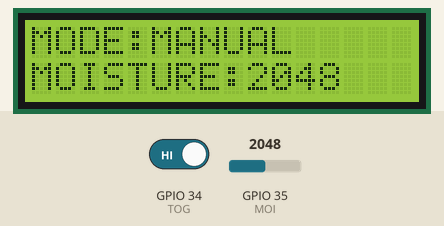
This sketch was run on a simulated ESP32. Shown: 16×2 character LCD. The test bench sets the inputs (shaded band); at power-on: GPIO 34 (TOG) HIGH, GPIO 35 (MOI) = 2048. WiFi joins after 1.5 s; servers stay silent unless stated.

Above: at 6.0 s.
6.1 s: GPIO 34 (TOG) driven LOW
At 7.0 s:
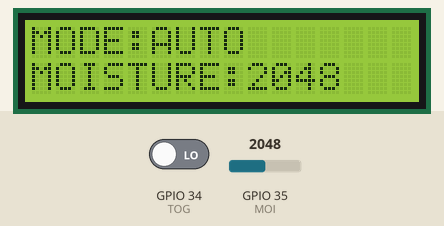
7.6 s: GPIO 35 (MOI) set to 2866
At 8.1 s:
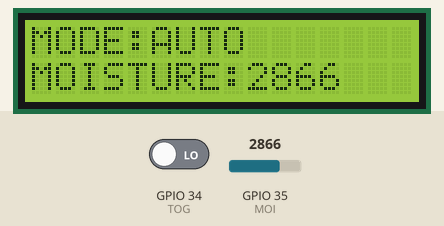
10.6 s: GPIO 35 (MOI) set to 3603
At 11.6 s:
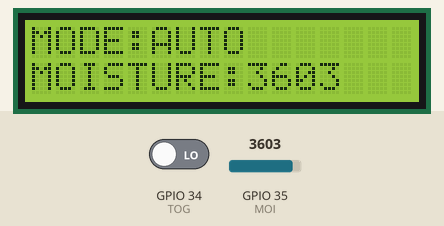
12.1 s: GPIO 34 (TOG) driven HIGH
At 12.8 s:
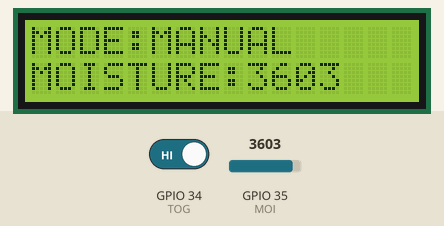
Timing chart, 0 to 15.1 s (numbered marks = the images above; inputs shaded):
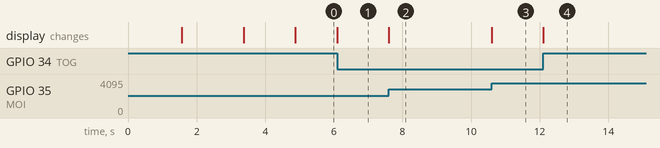

Measured:
- after the input at 6.1 s, the display: changes at once (image 1)
- after the input at 7.6 s, the display: changes at once (image 2)
- after the input at 10.6 s, the display: changes at once (image 3)
- after the input at 12.1 s, the display: changes at once (image 4)

The sketch:

CODE.ino
```cpp
#define BLYNK_TEMPLATE_ID           "YOUR_TEMPLATE_ID"
#define BLYNK_TEMPLATE_NAME         "YOUR_TEMPLATE_NAME"
#define BLYNK_AUTH_TOKEN            "YOUR_AUTH_TOKEN"


#define BLYNK_PRINT Serial
#include <Blynk.h>
#include <WiFi.h>
#include <BlynkSimpleEsp32.h>


#include <LiquidCrystal.h>
LiquidCrystal lcd(33,25,26,27,14,13);

#define R1 15
#define R2 2
#define R3 4
#define R4 5

#define R5 22
#define R6 21

#define MOI 35
#define TOG 34


int man,moi;

byte values[11];
char auth[] = BLYNK_AUTH_TOKEN;

char ssid[] = "YOU_WIFI_SSID";             //WiFi SSID
char pass[] = "YOUR_WIFI_PASSWORD";        //WiFi Password


int x1,x2,x3,x4,x5,x6,x7,x8,x9,x10;

BLYNK_WRITE(V0)
{
x1 = param.asInt();
if(x1==1){digitalWrite(R1,HIGH);digitalWrite(R2,LOW);digitalWrite(R3,HIGH);digitalWrite(R4,LOW);Serial.println("Forward");}
if(x1==0){digitalWrite(R1,LOW);digitalWrite(R2,LOW);digitalWrite(R3,LOW);digitalWrite(R4,LOW);} // FORWARD
}
BLYNK_WRITE(V1)
{
x2 = param.asInt();
if(x2==1){digitalWrite(R2,HIGH);digitalWrite(R1,LOW);digitalWrite(R4,HIGH);digitalWrite(R3,LOW);Serial.println("Reverse");}
if(x2==0){digitalWrite(R1,LOW);digitalWrite(R2,LOW);digitalWrite(R3,LOW);digitalWrite(R4,LOW);} // REVERSE
}
BLYNK_WRITE(V2)
{
x5 = param.asInt();
if(x5>900){digitalWrite(R1,HIGH);digitalWrite(R2,LOW);digitalWrite(R4,HIGH);digitalWrite(R3,LOW);Serial.println("RIGHT");}
else if(x5<100){digitalWrite(R2,HIGH);digitalWrite(R1,LOW);digitalWrite(R3,HIGH);digitalWrite(R4,LOW);Serial.println("LEFT");}
else{digitalWrite(R1,LOW);digitalWrite(R2,LOW);digitalWrite(R3,LOW);digitalWrite(R4,LOW);}
}
BLYNK_WRITE(V3)
{
x3 = param.asInt();
if(x3==1 && man==0){digitalWrite(R5,HIGH);Serial.println("PUMP ON");}
if(x3==0 && man==0){digitalWrite(R5,LOW);Serial.println("PUMP OFF");} // RIGHT
}
BLYNK_WRITE(V4)
{
x3 = param.asInt();
if(x3==1){digitalWrite(R6,HIGH);Serial.println("SEED ON");}
if(x3==0){digitalWrite(R6,LOW);Serial.println("SEED OFF");} // RIGHT
}


void setup()
{
    Serial.begin(9600);
    lcd.begin(16,2);
    lcd.setCursor(0,0);lcd.print("  SEED  SOWING  ");
    lcd.setCursor(0,1);lcd.print("     ROBOT!     ");


pinMode(R1, OUTPUT);
pinMode(R2, OUTPUT);
pinMode(R3, OUTPUT);
pinMode(R4, OUTPUT);
pinMode(R5, OUTPUT);
pinMode(R6, OUTPUT);


pinMode(TOG, INPUT);

digitalWrite(R1,LOW);digitalWrite(R2,LOW);digitalWrite(R3,LOW);digitalWrite(R4,LOW);
digitalWrite(R5,LOW);digitalWrite(R6,LOW);

   delay(1500);
   lcd.clear();
   lcd.setCursor(0,0);lcd.print("...CONNECTING...");
   Blynk.begin(auth, ssid, pass);
   lcd.setCursor(0,1);lcd.print("......DONE......");
   delay(1500);
   lcd.clear();


}

void loop()
{

    Blynk.run();
    if(digitalRead(TOG)==LOW){man=1;lcd.setCursor(0,0);lcd.print("MODE:AUTO  ");}
    if(digitalRead(TOG)==HIGH){man=0;lcd.setCursor(0,0);lcd.print("MODE:MANUAL");}

moi=analogRead(MOI);
lcd.setCursor(0,1);lcd.print("MOISTURE:");Lcd_Decimal4(9,1,moi);

    if(man==1)
    {

      if(moi<500)
      {
        digitalWrite(R5,LOW);
      }
      if(moi>500)
      {
        digitalWrite(R5,HIGH);
      }
    }
}
void Lcd_Decimal4(unsigned char col, unsigned char row,unsigned int dispVal)
{
  unsigned char thou,huns,tens,ones;

    thou=(dispVal%10000)/1000;
    huns=(dispVal%1000)/100;
    tens=(dispVal%100)/10;
    ones=(dispVal%10);

    lcd.setCursor(col+0,row);lcd.print(thou);
    lcd.setCursor(col+1,row);lcd.print(huns);
    lcd.setCursor(col+2,row);lcd.print(tens);
    lcd.setCursor(col+3,row);lcd.print(ones);

}
```
